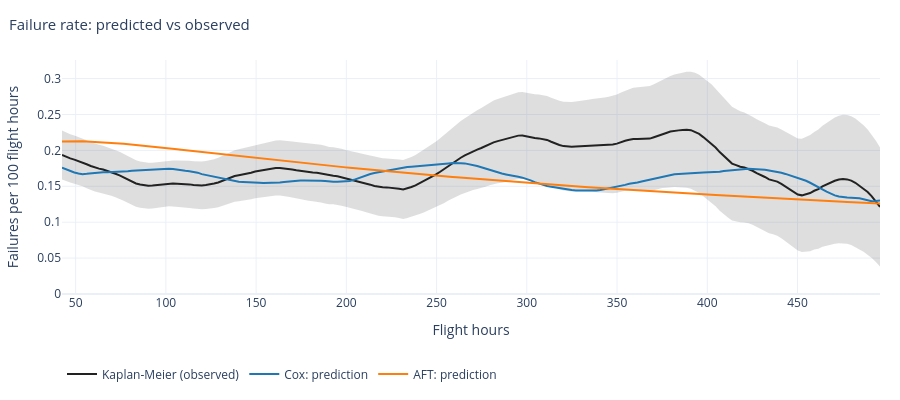

Here is the notebook cell this chart was saved with:
### Markdown cell above
### 15.3 The table and the figure

`hazard_table` stacks the three curves in long format: `g` rows per source (`observed`, `cox`, `aft`) with the columns `t` and `h`, per flight hour. `ci_low` and `ci_high` are filled for the observed rows only.

`figures.hazard` multiplies everything by `HAZARD_SCALE = 100`, so the y axis is failures per 100 flight hours. Called with the list of models (`kinds`), it adds five traces in this order:

1. the upper bound of the interval, an invisible line of width 0;
2. the lower bound, filled up to the previous trace (`fill="tonexty"`); this pair makes the grey band;
3. the observed line;
4. and 5. one line per model.

The two band traces have no name and are hidden from the legend. The grey band is the 95% interval of the **observed** hazard, not a spread between the models. The dashboard also draws the figure for the selected model only, which leaves four traces.

### Code cell
table = hazard_table(DATA, SETTINGS)
peek("15.hazard_table", table)
print(f"rows per source: {table['source'].value_counts().to_dict()}")

observed = table[table["source"] == "observed"]
same("table: observed h", observed["h"], obs_h)
same("table: ci_low", observed["ci_low"], obs_low)
same("table: ci_high", observed["ci_high"], obs_high)
for kind in EVAL_MODELS:
    same(f"table: h of {kind} = group hazard", table.loc[table["source"] == kind, "h"], GROUP_HAZARD[kind])

fleet_fig = fleet_hazard(table, list(EVAL_MODELS))
describe_figure("15.fleet_fig", fleet_fig)

band = [i for i, tr in enumerate(fleet_fig.data) if not tr.name]
if len(band) != 2:
    raise RuntimeError(f"the band has {len(band)} unnamed traces, expected two")
same(
    f"upper edge of the band = {HAZARD_SCALE:g} * ci_high",
    trace_xy(fleet_fig, band[0])["y"],
    HAZARD_SCALE * obs_high,
)
same(
    f"lower edge of the band = {HAZARD_SCALE:g} * ci_low",
    trace_xy(fleet_fig, band[1])["y"],
    HAZARD_SCALE * obs_low,
)
same(
    f"observed line = {HAZARD_SCALE:g} * h",
    trace_xy(fleet_fig, 2)["y"],
    HAZARD_SCALE * obs_h,
)
for kind in EVAL_MODELS:
    drawn = trace_xy(fleet_fig, f"{MODEL_LABELS[kind]}: prediction")
    same(f"{kind} line: x = hazard_grid", drawn["x"], fleet_grid)
    same(f"{kind} line: y = {HAZARD_SCALE:g} * group hazard", drawn["y"], HAZARD_SCALE * GROUP_HAZARD[kind])

display(fleet_fig)
print("first rows of each source:")
table.groupby("source", sort=False).head(2)

### Figure 1 — Plotly figure (JSON) as saved in the notebook; plotly's stock layout.template omitted (floating-point values rounded to 4 significant figures; data arrays with more than 128 entries replaced by an {"elided": "..."} marker saying what was removed)
{"data": [{"hoverinfo": "skip", "legendgroup": "observed", "line": {"width": 0}, "mode": "lines", "showlegend": false, "type": "scatter", "x": {"elided": "200 float values"}, "y": {"elided": "200 float values"}}, {"fill": "tonexty", "fillcolor": "rgba(34,34,34,0.15)", "hoverinfo": "skip", "legendgroup": "observed", "line": {"width": 0}, "mode": "lines", "showlegend": false, "type": "scatter", "x": {"elided": "200 float values"}, "y": {"elided": "200 float values"}}, {"hovertemplate": "%{x:.0f} h: %{y:.3f}<extra>observed</extra>", "legendgroup": "observed", "line": {"color": "#222222"}, "mode": "lines", "name": "Kaplan-Meier (observed)", "type": "scatter", "x": {"elided": "200 float values"}, "y": {"elided": "200 float values"}}, {"hovertemplate": "%{x:.0f} h: %{y:.3f}<extra>Cox</extra>", "line": {"color": "#1f77b4"}, "mode": "lines", "name": "Cox: prediction", "type": "scatter", "x": {"elided": "200 float values"}, "y": {"elided": "200 float values"}}, {"hovertemplate": "%{x:.0f} h: %{y:.3f}<extra>AFT</extra>", "line": {"color": "#ff7f0e"}, "mode": "lines", "name": "AFT: prediction", "type": "scatter", "x": {"elided": "200 float values"}, "y": {"elided": "200 float values"}}], "layout": {"height": 400, "hovermode": "closest", "legend": {"orientation": "h", "x": 0, "y": -0.28, "yanchor": "top"}, "margin": {"b": 40, "l": 60, "r": 20, "t": 60}, "title": {"font": {"size": 15}, "text": "Failure rate: predicted vs observed", "x": 0.01}, "xaxis": {"title": {"text": "Flight hours"}}, "yaxis": {"rangemode": "tozero", "title": {"text": "Failures per 100 flight hours"}}}}
